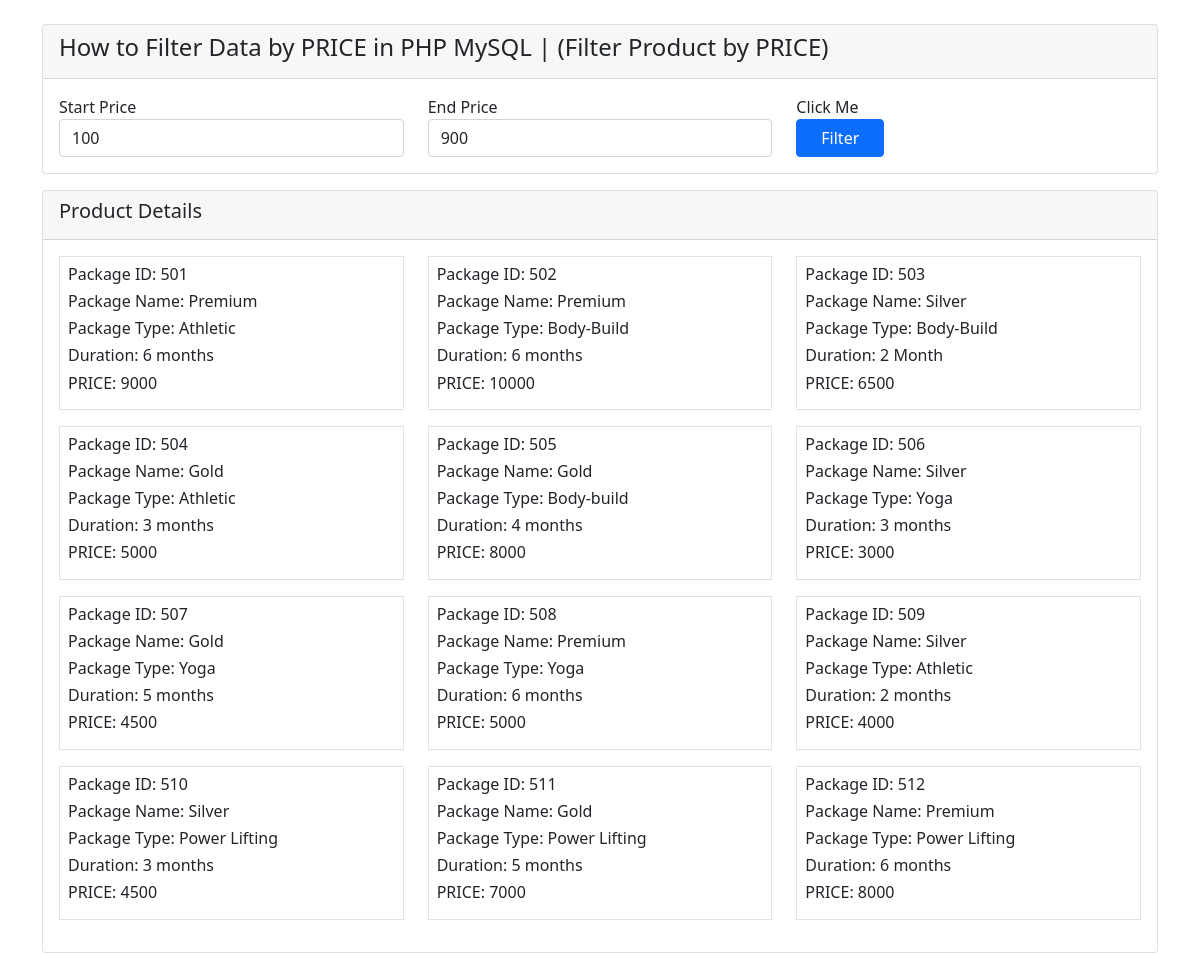
Screenshot of /filterprice.php with the database file from the repository.
### tables this page shows
CREATE TABLE `package` (
  `Package_id` int(11) NOT NULL,
  `Package_name` varchar(30) NOT NULL,
  `type` varchar(30) NOT NULL,
  `duration` varchar(30) NOT NULL,
  `price` varchar(30) NOT NULL
);

### filterprice.php (the view, shortened to what this page needs)
<!doctype html>
<html lang="en">
<head>
    <link href="https://cdn.jsdelivr.net/npm/bootstrap@5.0.0-beta1/dist/css/bootstrap.min.css" rel="stylesheet">
</head>
<body>
    <div class="container">
        <div class="row">
            <div class="col-md-12">
                <div class="card mt-4">
                    <div class="card-header">
                        <h4>How to Filter Data by PRICE in PHP MySQL | (Filter Product by PRICE) </h4>
                    </div>
                    <div class="card-body">
                        <form action="" method="GET">
                            <div class="row">
                                <div class="col-md-4">
                                    <label for="">Start Price</label>
                                    <input type="text" name="start_price" value="<?php if (isset($_GET['start_price'])) {
                                            echo $_GET['start_price'];
                                        } else {
                                            echo "100";
                                        } ?>" class="form-control">
                                </div>
                                <div class="col-md-4">
                                    <label for="">End Price</label>
                                    <input type="text" name="end_price" value="<?php if (isset($_GET['end_price'])) {
                                            echo $_GET['end_price'];
                                        } else {
                                            echo "900";
                                        } ?>" class="form-control">
                                </div>
                                <div class="col-md-4">
                                    <label for="">Click Me</label> <br />
                                    <button type="submit" class="btn btn-primary px-4">Filter</button>
                                </div>
                            </div>
                        </form>
                    </div>
                </div>
            </div>
            <div class="col-md-12 mt-3">
                <div class="card">
                    <div class="card-header">
                        <h5>Product Details</h5>
                    </div>
                    <div class="card-body">
                        <div class="row">
                            <?php
                            include "connect.php";
                            if (isset($_GET['start_price']) && isset($_GET['end_price'])) {
                                $startprice = $_GET['start_price'];
                                $endprice = $_GET['end_price'];
                                $query = "SELECT * FROM package WHERE price BETWEEN $startprice AND $endprice ";
                            } else {
                                $query = "SELECT * FROM package";
                            }
                            $query_run = mysqli_query($conn, $query);
                            if (mysqli_num_rows($query_run) > 0) {
                                foreach ($query_run as $items) {
                                    ?>
                            <div class="col-md-4 mb-3">
                                <div class="border p-2">
                                    <h6>Package ID:
                                        <?php echo $items['Package_id']; ?>
                                    </h6>
                                    <h6>Package Name:
                                        <?php echo $items['Package_name']; ?>
                                    </h6>
                                    <h6>Package Type:
                                        <?php echo $items['type']; ?>
                                    </h6>
                                    <h6>Duration:
                                        <?php echo $items['duration']; ?>
                                    </h6>
                                    <h6>PRICE:
                                        <?php echo $items['price']; ?>
                                    </h6>
                                </div>
                            </div>
                            <?php
                                }
                            } else {
                                echo "No Record Found";
                            }
                            ?>
                        </div>
                    </div>
                </div>
            </div>
        </div>
    </div>
</body>
</html>

### rows the page displays
package: Package_id "501", Package_name "Premium", type "Athletic", duration "6 months", price "9000"
package: Package_id "502", Package_name "Premium", type "Body-Build", duration "6 months", price "10000"
package: Package_id "503", Package_name "Silver", type "Body-Build", duration "2 Month", price "6500"
package: Package_id "504", Package_name "Gold", type "Athletic", duration "3 months", price "5000"
package: Package_id "505", Package_name "Gold", type "Body-build", duration "4 months", price "8000"
package: Package_id "506", Package_name "Silver", type "Yoga", duration "3 months", price "3000"
package: Package_id "507", Package_name "Gold", type "Yoga", duration "5 months", price "4500"
package: Package_id "508", Package_name "Premium", type "Yoga", duration "6 months", price "5000"
package: Package_id "509", Package_name "Silver", type "Athletic", duration "2 months", price "4000"
package: Package_id "510", Package_name "Silver", type "Power Lifting", duration "3 months", price "4500"
package: Package_id "511", Package_name "Gold", type "Power Lifting", duration "5 months", price "7000"
package: Package_id "512", Package_name "Premium", type "Power Lifting", duration "6 months", price "8000"
